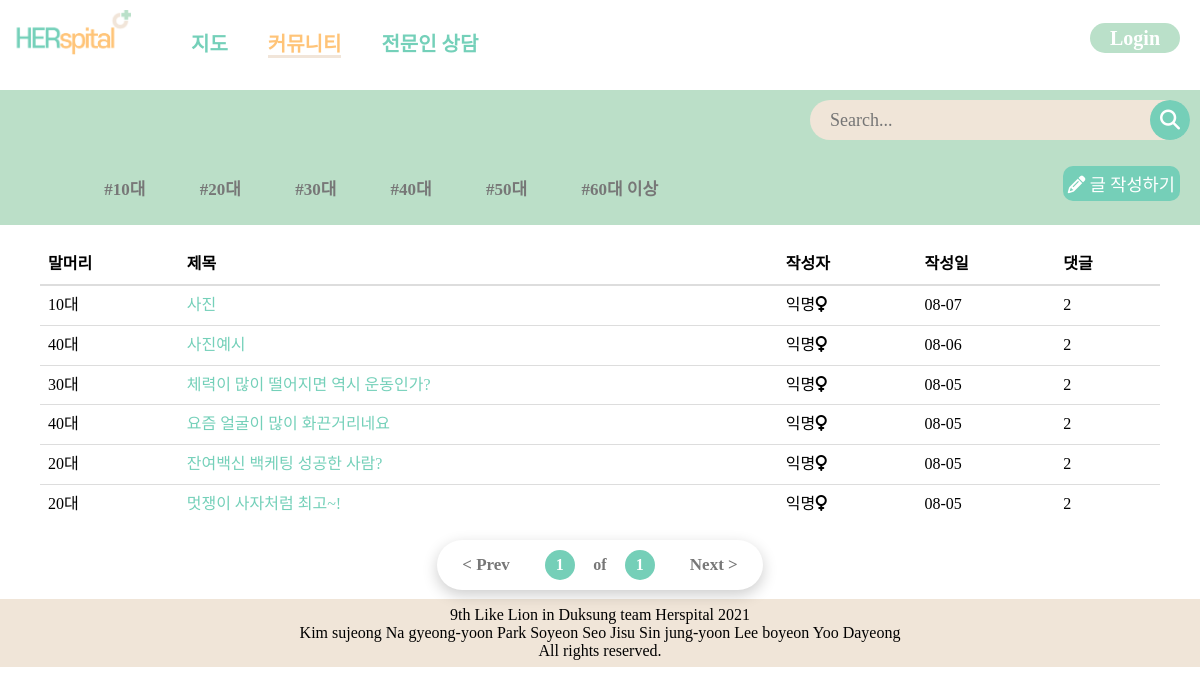
Page /community/communityList/ on the committed database.
### community/models.py (models this page shows, shortened)
class Community(models.Model):
    title = models.CharField(max_length=200)
    publicSetting = models.BooleanField()
    password_Post = models.IntegerField(blank=True, null=True)
    age_tag = models.CharField(max_length=100)
    image = models.ImageField(upload_to = "community/", blank=True, null=True)
    body = models.TextField()
    pub_date = models.DateTimeField()
    def summary(self): #제목 글자수가 길면 끊어서 보여주도록
        return self.title[:30]

### community/views.py (the view, shortened to what this page needs)
# urls.py: path("communityList/", community_views.communityList, name="communityList"),
def communityList(request):
    communities = Community.objects.all().order_by('-pub_date')
    tag = request.GET.get('tag')
    paginator = Paginator(communities,10)
    page = request.GET.get('page')
    try:
        communities=paginator.page(page)
    except PageNotAnInteger:
        communities = paginator.page(1)
    except EmptyPage:
        communities = paginator.page(paginator.num_pages)
    return render(request, "community/communityList.html", {'communities':communities})

### templates/community/communityList.html (shortened to what this page needs)
{% load static %}
<DOCTYPE html>
<html lang="ko">
<head>
    <link rel="stylesheet" href="{% static 'css/communityList.css' %}">
</head>
<body>
{% block navbar %}
    {% include "partials/base.html" %}
{% endblock%}
{% block content %}
    <section>
        <div class="topContent">
            <div class="search">
            <div class="search_wrap">
                <div class="search_box">
                    <div class="btn btn_common">
                        <i class="fas fa-search"></i>
                    </div>
                    <input type="text" class="input" placeholder="Search...">
                </div>
            </div>
            </div>
            <div class="secondTab">
                <div class="preface_wrap">
                    <ul class="preface">
                        <li><a href="?tag=true&ageTag=10대">#10대</a></li>
                        <li><a href="?tag=true&ageTag=20대">#20대</a></li>
                        <li><a href="?tag=true&ageTag=30대">#30대</a></li>
                        <li><a href="?tag=true&ageTag=40대">#40대</a></li>
                        <li><a href="?tag=true&ageTag=50대">#50대</a></li>
                        <li><a href="?tag=true&ageTag=60대 이상">#60대 이상</a></li>
                    </ul>
                </div>
                <div class="newPostBtn_wrap">
                    <button class="newPostBtn"><i class="fas fa-pencil-alt"></i><a href="{% url 'community:communityWrite' %}" style="color: white;"> 글 작성하기</a></button>
                </div>
            </div>
        </div>
        <div class="bottomContent">
            <table class="table">
                <thead>
                    <tr>
                        <th>말머리</th>
                        <th>제목</th>
                        <th>작성자</th>
                        <th>작성일</th>
                        <th>댓글</th>
                    </tr>
                </thead>
                <tbody>
                {% for community in communities %}
                    <tr>
                        <td id="tag">{{community.age_tag}}</td>
                        <td id="title">
                            {% if user.is_authenticated %}
                            <a href="{% url 'community:detail' community.id %}">
                            {% else %}
                            <a href="{% url 'account:login' %}">
                            {% endif %}
                            {{community.summary}}</a>
                        </td>
                        <td id="writer">익명<i class="fas fa-venus"></i></td>
                        <td id="date">{{community.pub_date | date:'m-d'}}</td>
                        <td id="commentNum">2</td>
                    </tr>
                {% endfor %}
                </tbody>
            </table>
            <div class="pageNum_wrap">
                <ul class="pageul">
                    {% if communities.has_previous %}
                    <li><a href="?page={{communities.previous_page_number}}" class="prev">&lt; Prev</a></li>
                    {% else %}
                    <li><a href="" class="prev">&lt; Prev</a></li>
                    {% endif %}
                    <li class="pageNumber active"><a href="">{{communities.number}}</a></li>
                    <li class="pageNumber"><a href="">of</a></li>
                    <li class="pageNumber active"><a href="">{{communities.paginator.num_pages}}</a></li>
                    {% if communities.has_next %}
                    <li><a href="?page={{communities.next_page_number}}" class="next">Next &gt;</a></li>
                    {% else %}
                    <li><a href="" class="next">Next &gt;</a></li>
                    {% endif %}
                </ul>
            </div>
        </div>
    </section>
{% endblock %}
</body>
</html>
{% block footer %}
    {% include "partials/footer.html" %}
{% endblock %}

### templates/partials/base.html (shortened to what this page needs)
{% load static %}
<!DOCTYPE html>
<html lang="en">
<head>
    <link rel="stylesheet" href="{% static 'css/base.css' %}">
</head>
<body>
    <nav class="navbar navbar-default navbar-fixed-top">
        <div>
            <a class="navbar__logo" href="{% url 'mainpage' %}"><img src="{% static 'img/logo.png' %}"></a>
        </div>
        <ul class="navbar__menu">
            <li><a href="{% url 'core:mainpage' %}" class="navitem">지도</a></li>
            <li><a href="{% url 'community:communityList' %}" class="navitem">커뮤니티</a></li>
            <li><a href="{% url 'community:expertList' %}" class="navitem">전문인 상담</a></li>
        </ul>
        {% if not user.is_authenticated %}
        <div class="navbar__login">
            <a href="{% url 'account:login' %}"><button id="login" class="loginBtn">Login</button></a>
        </div>
        {% endif %}
    </nav>
</body>
</html>

### templates/partials/footer.html
{% load static %}
{% block css %}
    <link rel="stylesheet" href="{% static 'css/footer.css' %}" />
{% endblock %}
<footer>
    9th Like Lion in Duksung team Herspital 2021<br>
    Kim sujeong Na gyeong-yoon Park Soyeon Seo Jisu Sin jung-yoon Lee boyeon Yoo Dayeong<br>
    All rights reserved.
</footer>

### static/css/communityList.css (style rules this page uses)
body { width:100%; padding:0; margin:0; }
.input { border:0; outline:none; color:#8b7d77; background:#F0E5D8; }
.search { display:flex; width:100%; justify-content: flex-end; }
.search_wrap { width: 400px; display:flex; }
.search_wrap .search_box { position: relative; width:100%; height:40px; margin:10px; }
.search_wrap .search_box .input { position:absolute; top:0; left:0; width:100%; height:100%; padding: 10px 20px; border-radius: 3px; font-size:18px; padding-right: 80px; border-radius:50px; }
.search_wrap .search_box .btn { position: absolute; top:0; width: 40px; height: 100%; background: #75CFB8; z-index:1; cursor:pointer; right:0; border-top-right-radius: 3px; border-bottom-right-radius: 3px; border-radius:50%; }
.search_wrap .search_box .btn.btn_common .fas { position: absolute; top:50%; left:50%; transform: translate(-50%, -50%); color:#fff; font-size:20px; }
.secondTab { display: flex; }
.topContent { width:100%; margin-top:20px; background:#bbdfc8; }
.preface_wrap { display:inline-block; padding:10px; font-size:15px; font-weight: bold; flex-grow: 1; }
.preface { display:flex !important; flex-direction: row; width:100%; }
.preface li { display:block; margin-left:5.20833333333333%; background:none; }
.preface li a { width:auto; padding:0; text-indent:0; text-decoration: none; font-weight: bold; font-size:17px; color:#777; }
.newPostBtn { background:#75CFB8; color:#fff; border-color:lemonchiffon; font-family:'Poppins',sans-serif; margin:1rem 0; font-size:1.1rem; border-radius:10px; padding:5px; display:inline-block; outline:none; border:none; cursor:pointer; background-size:200%; background-image:#32be8f; text-transform:uppercase; }
.newPostBtn_wrap { display:inline-block; flex-grow: 0; margin-right:20px; }
.bottomContent { width:100%; max-width:1120px; margin:auto; margin-top:20px; }
.table { width:100%; max-width: 100%; margin-bottom:20px; background-color:transparent; border-spacing:0; border-collapse: collapse; margin:0; padding:0; }
.table>thead { text-align: left; }
.table>thead>tr>th { vertical-align: bottom; border-bottom:2px solid #ddd; }
.table>caption+thead>tr:first-child>td, .table>caption+thead>tr:first-child>th, .table>colgroup+thead>tr:first-child>td, .table>colgroup+thead>tr:first-child>th, .table>thead:first-child>tr:first-child>td, .table>thead:first-child>tr:first-child>th { border-top: 0; }
.table>tbody>tr>td, .table>tbody>tr>th, .table>tfoot>tr>td, .table>tfoot>tr>th, .table>thead>tr>td, .table>thead>tr>th { padding: 8px; line-height: 1.42857143; }
.table>tbody>tr>td, .table>tbody>tr>th, .table>tfoot>tr>td, .table>tfoot>tr>th, .table>thead>tr>td, .table>thead>tr>th { padding: 8px; line-height: 1.42857143; vertical-align: top; border-top: 1px solid #ddd; }
.pageNum_wrap { display:flex; justify-content: center; }
.pageul { position: relative; background:#fff; display:flex; padding: 10px 20px; border-radius: 50px; box-shadow: 0 5px 15px rgba(0,0,0,.2); }
.pageul li { list-style: none; line-height: 30px; margin:0 5px; }
.pageul li.pageNumber { width:30px; height:30px; line-height:30px; text-align: center; }
.pageul li a { display: block; text-decoration: none; color:#777; font-weight: 600; border-radius: 50%; }
.pageul li.pageNumber.active a { background:#75CFB8; color:#fff; }
.pageul li:first-child { margin-right:30px; font-weight: 700; font-size:17px; }
.pageul li:last-child { margin-left:30px; font-weight: 700; font-size:17px; }

### static/css/base.css (style rules this page uses)
* { font-family: 'Cafe24SsurroundAir'; }
body { padding-top: 70px; }
.navbar { display: flex; position: fixed; width: 100%; top: 0; background-color: #ffffff; z-index: 999; }
.navbar__logo img { width: 121px; height: 56px; justify-content: left; margin: 10px 0 0 10px; }
.navbar__menu { display: flex; list-style: none; }
.navbar__menu li { padding: 12px 20px 0 20px; font-size: 20px; font-weight: bold; text-align: center; }
a { text-decoration: none; color: #74D0B9; }
.navbar__menu li a:after { display:block; content: ''; border-bottom: solid 3px #F1E5D9; transform: scaleX(0); transition: transform 250ms ease-in-out; }
.navitem.active { border-bottom: solid 3px #F1E5D9; color:#FFC478; }
.navbar__login { margin-left: auto; display:flex; align-items: baseline; }
#login { background-color: #BAE0C9; color: #ffffff; border-style: none; border-radius: 30px; font-weight: bold; font-size: 20px; width: 90px; height: 30px; margin: 23px 20px 0 0; }

### rows in the picture
Community: age_tag "10대", summary "사진", pub_date "08-07"
Community: age_tag "40대", summary "사진예시", pub_date "08-06"
Community: age_tag "30대", summary "체력이 많이 떨어지면 역시 운동인가?", pub_date "08-05"
Community: age_tag "40대", summary "요즘 얼굴이 많이 화끈거리네요", pub_date "08-05"
Community: age_tag "20대", summary "잔여백신 백케팅 성공한 사람?", pub_date "08-05"
Community: age_tag "20대", summary "멋쟁이 사자처럼 최고~!", pub_date "08-05"

### other values in the picture
{{ communities.number }} "1"
{{ communities.paginator.num_pages }} "1"
